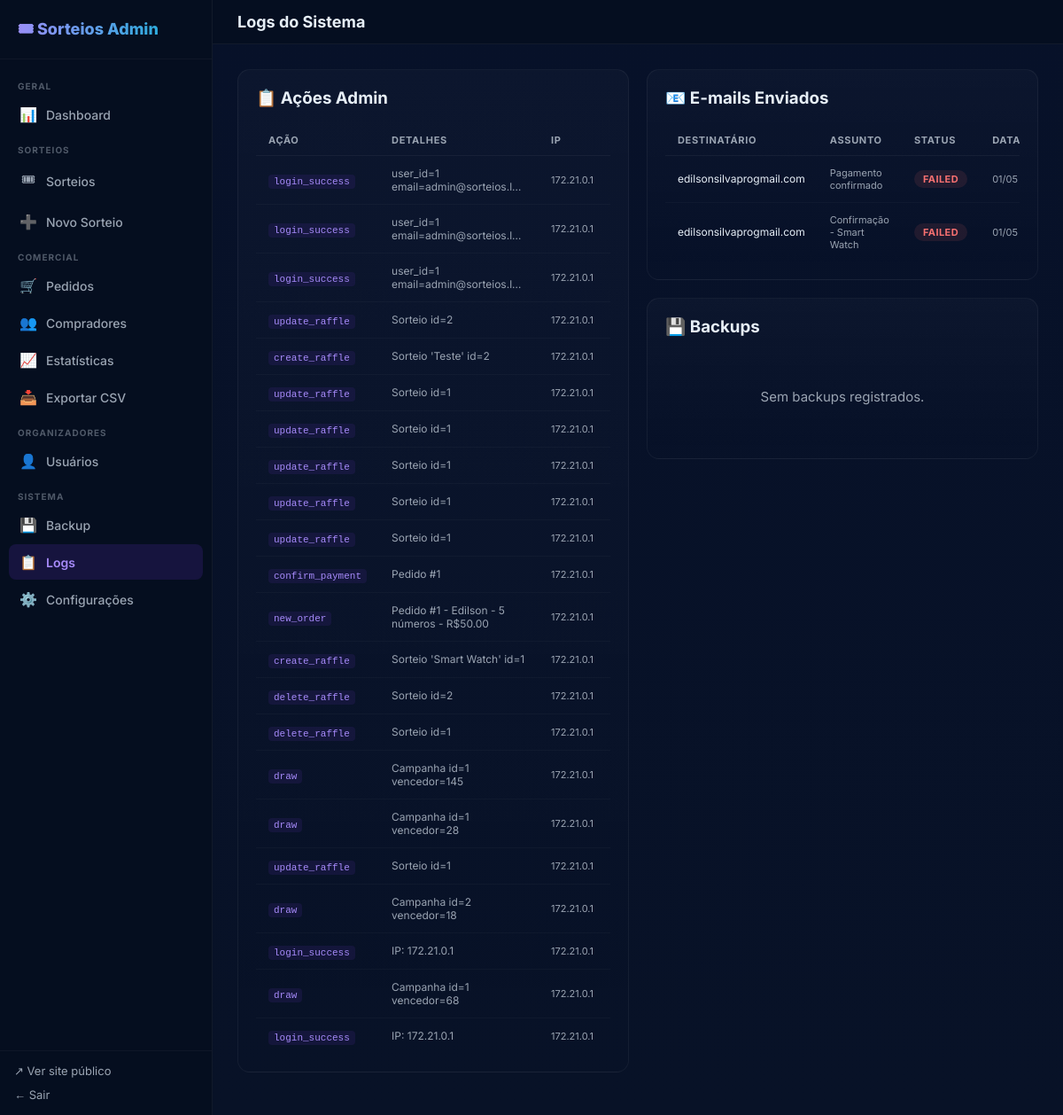
Before: /admin/logs (signed in) with the older database file.
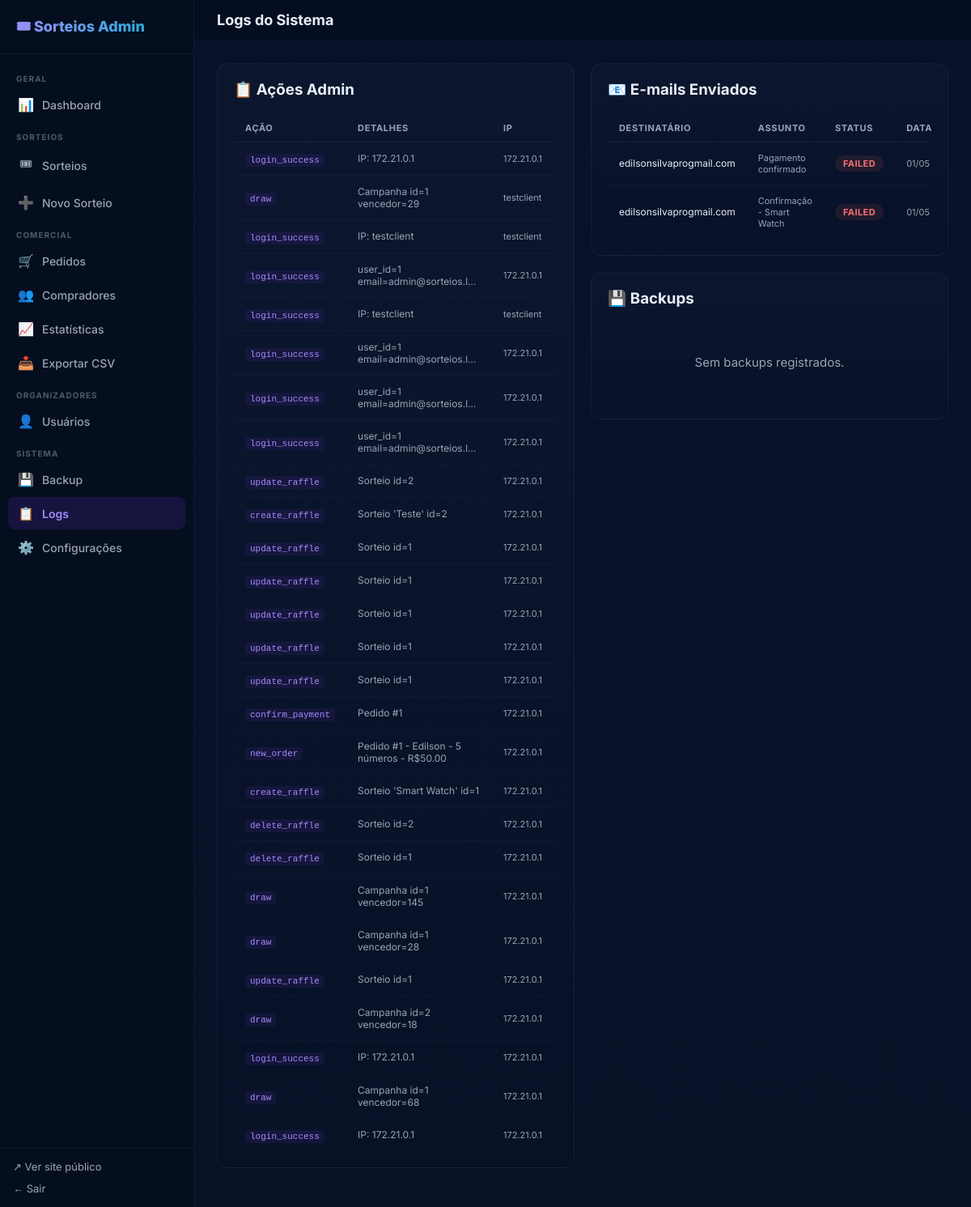
After: the same page with the newer database file.
### app/models.py (models this page shows)
class AdminLog(Base):
    __tablename__ = "admin_logs"
    id = Column(Integer, primary_key=True, index=True)
    action = Column(String(100), nullable=False)
    details = Column(Text, nullable=True)
    ip_address = Column(String(45), nullable=True)
    created_at = Column(DateTime, default=datetime.datetime.utcnow, nullable=False)

class EmailLog(Base):
    __tablename__ = "email_logs"
    id = Column(Integer, primary_key=True, index=True)
    order_id = Column(Integer, ForeignKey("orders.id"), nullable=True)
    recipient = Column(String(200), nullable=True)
    subject = Column(String(500), nullable=True)
    status = Column(String(20), nullable=False, default="sent")  # sent|failed
    error = Column(Text, nullable=True)
    created_at = Column(DateTime, default=datetime.datetime.utcnow, nullable=False)
    order = relationship("Order", back_populates="email_logs")

### app/main.py (the view)
@app.get("/admin/logs", response_class=HTMLResponse)
def admin_logs_page(request: Request, session: Session = Depends(get_db),
                    _: None = Depends(require_admin)):
    admin_logs = crud.list_admin_logs(session, limit=100)
    email_logs = crud.list_email_logs(session, limit=100)
    backup_logs = crud.list_backup_logs(session, limit=50)
    return templates.TemplateResponse(request, "admin_logs.html", {
        "admin_logs": admin_logs,
        "email_logs": email_logs,
        "backup_logs": backup_logs,
    })

### app/templates/admin_logs.html (shortened to what this page needs)
{% extends "admin_base.html" %}
{% block page_title %}Logs do Sistema{% endblock %}
{% set active = 'logs' %}
{% block content %}
<div style="display:flex;gap:20px;flex-wrap:wrap;align-items:flex-start;">
  <div style="flex:1;min-width:300px;">
    <div class="adm-card">
      <h3 style="margin-top:0;">📋 Ações Admin</h3>
      {% if not admin_logs %}
      <div class="empty-state">Sem logs.</div>
      {% else %}
      <div class="adm-table-wrap">
        <table class="adm-table">
          <thead><tr><th>Ação</th><th>Detalhes</th><th>IP</th><th>Data</th></tr></thead>
          <tbody>
            {% for l in admin_logs %}
            <tr>
              <td>
                <code style="background:rgba(124,58,237,0.1);color:#a78bfa;padding:2px 6px;border-radius:4px;font-size:11px;">{{ l.action }}</code>
              </td>
              <td style="font-size:12px;color:var(--muted);max-width:180px;overflow:hidden;text-overflow:ellipsis;">
                {{ l.details or '—' }}
              </td>
              <td style="font-size:11px;color:var(--muted);">{{ l.ip_address or '—' }}</td>
              <td style="font-size:11px;color:var(--muted);white-space:nowrap;">
              </td>
            </tr>
            {% endfor %}
          </tbody>
        </table>
      </div>
      {% endif %}
    </div>
  </div>
  <div style="flex:1;min-width:300px;">
    <div class="adm-card" style="margin-bottom:20px;">
      <h3 style="margin-top:0;">📧 E-mails Enviados</h3>
      {% if not email_logs %}
      <div class="empty-state">Sem e-mails registrados.</div>
      {% else %}
      <div class="adm-table-wrap">
        <table class="adm-table">
          <thead><tr><th>Destinatário</th><th>Assunto</th><th>Status</th><th>Data</th></tr></thead>
          <tbody>
            {% for l in email_logs %}
            <tr>
              <td style="font-size:12px;">{{ l.recipient or '—' }}</td>
              <td style="font-size:11px;color:var(--muted);max-width:140px;overflow:hidden;text-overflow:ellipsis;">
                {{ l.subject or '—' }}
              </td>
              <td>
                <span class="status-badge {% if l.status == 'sent' %}paid{% else %}cancelled{% endif %}">
                  {{ l.status }}
                </span>
              </td>
              <td style="font-size:11px;color:var(--muted);white-space:nowrap;">
                {{ l.created_at.strftime('%d/%m %H:%M') if l.created_at else '—' }}
              </td>
            </tr>
            {% endfor %}
          </tbody>
        </table>
      </div>
      {% endif %}
    </div>
    <div class="adm-card">
      <h3 style="margin-top:0;">💾 Backups</h3>
      {% if not backup_logs %}
      <div class="empty-state">Sem backups registrados.</div>
      {% endif %}
    </div>
  </div>
</div>
{% endblock %}

Changed rows visible on the page:
added AdminLog: action "login_success", details "IP: 172.21.0.1", ip_address "172.21.0.1"
added AdminLog: action "draw", details "Campanha id=1 vencedor=29", ip_address "testclient"
added AdminLog: action "login_success", details "IP: testclient", ip_address "testclient"
added AdminLog: action "login_success", details "user_id=1 email=admin@sorteios.l…", ip_address "172.21.0.1"
added AdminLog: action "login_success", details "IP: testclient", ip_address "testclient"
